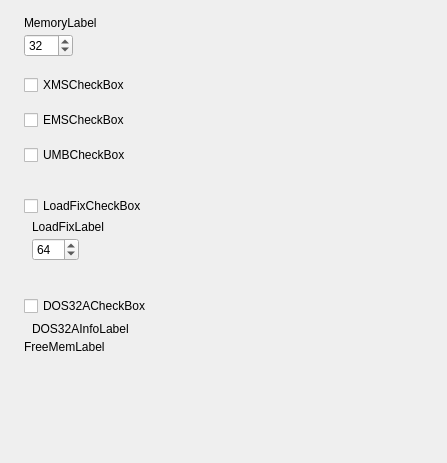
<?xml version="1.0" encoding="UTF-8"?>
<ui version="4.0">
  <class>ModernProfileEditorMemoryFrame</class>
  <widget class="QWidget" name="ModernProfileEditorMemoryFrame">
    <property name="geometry"><rect><x>0</x><y>0</y><width>447</width><height>463</height></rect></property>
    <property name="vclDesignWidth" stdset="0"><number>447</number></property>
    <property name="vclDesignHeight" stdset="0"><number>463</number></property>
    <layout class="QVBoxLayout" name="ModernProfileEditorMemoryFrame_Layout" stretch="0,0,0,0,0,0,0,0,0,0,0,1">
      <property name="leftMargin"><number>24</number></property>
      <property name="topMargin"><number>16</number></property>
      <property name="rightMargin"><number>22</number></property>
      <property name="bottomMargin"><number>8</number></property>
      <property name="spacing"><number>0</number></property>
      <item>
        <layout class="QGridLayout" name="ModernProfileEditorMemoryFrame_Section1" columnstretch="0,1">
          <property name="leftMargin"><number>0</number></property>
          <property name="topMargin"><number>0</number></property>
          <property name="rightMargin"><number>0</number></property>
          <property name="bottomMargin"><number>0</number></property>
          <property name="horizontalSpacing"><number>8</number></property>
          <property name="verticalSpacing"><number>4</number></property>
          <item row="0" column="0" colspan="2">
            <widget class="QLabel" name="MemoryLabel">
              <property name="text"><string>MemoryLabel</string></property>
              <property name="textFormat"><enum>Qt::PlainText</enum></property>
              <property name="alignment"><set>Qt::AlignLeft|Qt::AlignTop</set></property>
            </widget>
          </item>
          <item row="1" column="0" alignment="Qt::AlignLeft">
            <widget class="QSpinBox" name="MemoryEdit">
              <property name="minimum"><number>1</number></property>
              <property name="maximum"><number>63</number></property>
              <property name="value"><number>32</number></property>
              <property name="minimumSize"><size><width>49</width><height>0</height></size></property>
            </widget>
          </item>
          <item row="0" column="1">
            <spacer name="ModernProfileEditorMemoryFrame_Section1_HFill">
              <property name="orientation"><enum>Qt::Horizontal</enum></property>
              <property name="sizeHint" stdset="0"><size><width>0</width><height>0</height></size></property>
            </spacer>
          </item>
        </layout>
      </item>
      <item>
        <spacer name="ModernProfileEditorMemoryFrame_Gap1">
          <property name="orientation"><enum>Qt::Vertical</enum></property>
          <property name="sizeType"><enum>QSizePolicy::Fixed</enum></property>
          <property name="sizeHint" stdset="0"><size><width>0</width><height>18</height></size></property>
        </spacer>
      </item>
      <item>
        <layout class="QGridLayout" name="ModernProfileEditorMemoryFrame_Section2" columnstretch="0,1">
          <property name="leftMargin"><number>0</number></property>
          <property name="topMargin"><number>0</number></property>
          <property name="rightMargin"><number>0</number></property>
          <property name="bottomMargin"><number>0</number></property>
          <property name="horizontalSpacing"><number>8</number></property>
          <property name="verticalSpacing"><number>4</number></property>
          <item row="0" column="0" colspan="2">
            <widget class="QCheckBox" name="XMSCheckBox">
              <property name="text"><string>XMSCheckBox</string></property>
            </widget>
          </item>
          <item row="0" column="1">
            <spacer name="ModernProfileEditorMemoryFrame_Section2_HFill">
              <property name="orientation"><enum>Qt::Horizontal</enum></property>
              <property name="sizeHint" stdset="0"><size><width>0</width><height>0</height></size></property>
            </spacer>
          </item>
        </layout>
      </item>
      <item>
        <spacer name="ModernProfileEditorMemoryFrame_Gap2">
          <property name="orientation"><enum>Qt::Vertical</enum></property>
          <property name="sizeType"><enum>QSizePolicy::Fixed</enum></property>
          <property name="sizeHint" stdset="0"><size><width>0</width><height>15</height></size></property>
        </spacer>
      </item>
      <item>
        <layout class="QGridLayout" name="ModernProfileEditorMemoryFrame_Section3" columnstretch="0,1">
          <property name="leftMargin"><number>0</number></property>
          <property name="topMargin"><number>0</number></property>
          <property name="rightMargin"><number>0</number></property>
          <property name="bottomMargin"><number>0</number></property>
          <property name="horizontalSpacing"><number>8</number></property>
          <property name="verticalSpacing"><number>4</number></property>
          <item row="0" column="0" colspan="2">
            <widget class="QCheckBox" name="EMSCheckBox">
              <property name="text"><string>EMSCheckBox</string></property>
            </widget>
          </item>
          <item row="0" column="1">
            <spacer name="ModernProfileEditorMemoryFrame_Section3_HFill">
              <property name="orientation"><enum>Qt::Horizontal</enum></property>
              <property name="sizeHint" stdset="0"><size><width>0</width><height>0</height></size></property>
            </spacer>
          </item>
        </layout>
      </item>
      <item>
        <spacer name="ModernProfileEditorMemoryFrame_Gap3">
          <property name="orientation"><enum>Qt::Vertical</enum></property>
          <property name="sizeType"><enum>QSizePolicy::Fixed</enum></property>
          <property name="sizeHint" stdset="0"><size><width>0</width><height>15</height></size></property>
        </spacer>
      </item>
      <item>
        <layout class="QGridLayout" name="ModernProfileEditorMemoryFrame_Section4" columnstretch="0,1">
          <property name="leftMargin"><number>0</number></property>
          <property name="topMargin"><number>0</number></property>
          <property name="rightMargin"><number>0</number></property>
          <property name="bottomMargin"><number>0</number></property>
          <property name="horizontalSpacing"><number>8</number></property>
          <property name="verticalSpacing"><number>4</number></property>
          <item row="0" column="0" colspan="2">
            <widget class="QCheckBox" name="UMBCheckBox">
              <property name="text"><string>UMBCheckBox</string></property>
            </widget>
          </item>
          <item row="0" column="1">
            <spacer name="ModernProfileEditorMemoryFrame_Section4_HFill">
              <property name="orientation"><enum>Qt::Horizontal</enum></property>
              <property name="sizeHint" stdset="0"><size><width>0</width><height>0</height></size></property>
            </spacer>
          </item>
        </layout>
      </item>
      <item>
        <spacer name="ModernProfileEditorMemoryFrame_Gap4">
          <property name="orientation"><enum>Qt::Vertical</enum></property>
          <property name="sizeType"><enum>QSizePolicy::Fixed</enum></property>
          <property name="sizeHint" stdset="0"><size><width>0</width><height>31</height></size></property>
        </spacer>
      </item>
      <item>
        <layout class="QGridLayout" name="ModernProfileEditorMemoryFrame_Section5" columnstretch="0,0,1">
          <property name="leftMargin"><number>0</number></property>
          <property name="topMargin"><number>0</number></property>
          <property name="rightMargin"><number>0</number></property>
          <property name="bottomMargin"><number>0</number></property>
          <property name="horizontalSpacing"><number>8</number></property>
          <property name="verticalSpacing"><number>4</number></property>
          <item row="0" column="0" colspan="3">
            <widget class="QCheckBox" name="LoadFixCheckBox">
              <property name="text"><string>LoadFixCheckBox</string></property>
            </widget>
          </item>
          <item row="1" column="1" colspan="2">
            <widget class="QLabel" name="LoadFixLabel">
              <property name="text"><string>LoadFixLabel</string></property>
              <property name="textFormat"><enum>Qt::PlainText</enum></property>
              <property name="alignment"><set>Qt::AlignLeft|Qt::AlignTop</set></property>
            </widget>
          </item>
          <item row="2" column="1" alignment="Qt::AlignLeft">
            <widget class="QSpinBox" name="LoadFixEdit">
              <property name="minimum"><number>1</number></property>
              <property name="maximum"><number>512</number></property>
              <property name="value"><number>64</number></property>
              <property name="minimumSize"><size><width>45</width><height>0</height></size></property>
            </widget>
          </item>
          <item row="0" column="2">
            <spacer name="ModernProfileEditorMemoryFrame_Section5_HFill">
              <property name="orientation"><enum>Qt::Horizontal</enum></property>
              <property name="sizeHint" stdset="0"><size><width>0</width><height>0</height></size></property>
            </spacer>
          </item>
        </layout>
      </item>
      <item>
        <spacer name="ModernProfileEditorMemoryFrame_Gap5">
          <property name="orientation"><enum>Qt::Vertical</enum></property>
          <property name="sizeType"><enum>QSizePolicy::Fixed</enum></property>
          <property name="sizeHint" stdset="0"><size><width>0</width><height>34</height></size></property>
        </spacer>
      </item>
      <item>
        <layout class="QGridLayout" name="ModernProfileEditorMemoryFrame_Section6" columnstretch="0,0,1,0">
          <property name="leftMargin"><number>0</number></property>
          <property name="topMargin"><number>0</number></property>
          <property name="rightMargin"><number>0</number></property>
          <property name="bottomMargin"><number>0</number></property>
          <property name="horizontalSpacing"><number>8</number></property>
          <property name="verticalSpacing"><number>4</number></property>
          <item row="0" column="0" colspan="3">
            <widget class="QCheckBox" name="DOS32ACheckBox">
              <property name="text"><string>DOS32ACheckBox</string></property>
            </widget>
          </item>
          <item row="0" column="3" alignment="Qt::AlignRight">
            <widget class="QToolButton" name="DOS32AInfoButton">
              <property name="autoRaise"><bool>true</bool></property>
              <property name="minimumSize"><size><width>23</width><height>0</height></size></property>
            </widget>
          </item>
          <item row="1" column="1" colspan="3">
            <widget class="QLabel" name="DOS32AInfoLabel">
              <property name="text"><string>DOS32AInfoLabel</string></property>
              <property name="textFormat"><enum>Qt::PlainText</enum></property>
              <property name="wordWrap"><bool>true</bool></property>
              <property name="alignment"><set>Qt::AlignLeft|Qt::AlignTop</set></property>
              <property name="minimumSize"><size><width>387</width><height>0</height></size></property>
            </widget>
          </item>
          <item row="2" column="0" colspan="4">
            <widget class="QLabel" name="FreeMemLabel">
              <property name="text"><string>FreeMemLabel</string></property>
              <property name="textFormat"><enum>Qt::PlainText</enum></property>
              <property name="wordWrap"><bool>true</bool></property>
              <property name="alignment"><set>Qt::AlignLeft|Qt::AlignTop</set></property>
            </widget>
          </item>
          <item row="0" column="2">
            <spacer name="ModernProfileEditorMemoryFrame_Section6_HFill">
              <property name="orientation"><enum>Qt::Horizontal</enum></property>
              <property name="sizeHint" stdset="0"><size><width>0</width><height>0</height></size></property>
            </spacer>
          </item>
        </layout>
      </item>
      <item>
        <spacer name="ModernProfileEditorMemoryFrame_VFill">
          <property name="orientation"><enum>Qt::Vertical</enum></property>
          <property name="sizeHint" stdset="0"><size><width>0</width><height>0</height></size></property>
        </spacer>
      </item>
    </layout>
  </widget>
  <tabstops>
    <tabstop>MemoryEdit</tabstop>
    <tabstop>XMSCheckBox</tabstop>
    <tabstop>EMSCheckBox</tabstop>
    <tabstop>UMBCheckBox</tabstop>
    <tabstop>LoadFixCheckBox</tabstop>
    <tabstop>LoadFixEdit</tabstop>
    <tabstop>DOS32ACheckBox</tabstop>
  </tabstops>
  <resources>
    <include location="../../resources/dfend.qrc" />
  </resources>
  <connections />
</ui>
